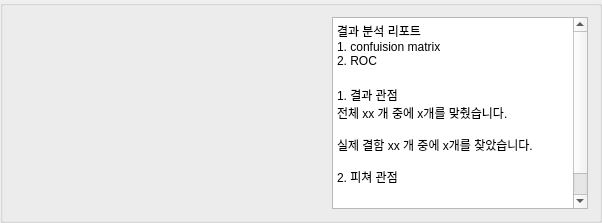
                 <widget class="QGroupBox" name="gb_train_result_ml">
                  <property name="sizePolicy">
                   <sizepolicy hsizetype="Expanding" vsizetype="Expanding">
                    <horstretch>0</horstretch>
                    <verstretch>0</verstretch>
                   </sizepolicy>
                  </property>
                  <property name="minimumSize">
                   <size>
                    <width>100</width>
                    <height>100</height>
                   </size>
                  </property>
                  <property name="maximumSize">
                   <size>
                    <width>16777215</width>
                    <height>16777215</height>
                   </size>
                  </property>
                  <property name="title">
                   <string/>
                  </property>
                  <layout class="QGridLayout" name="gridLayout_7">
                   <item row="0" column="1">
                    <widget class="QWidget" name="label_train_plot_val_ml_2" native="true">
                     <property name="sizePolicy">
                      <sizepolicy hsizetype="Expanding" vsizetype="Expanding">
                       <horstretch>0</horstretch>
                       <verstretch>0</verstretch>
                      </sizepolicy>
                     </property>
                     <property name="minimumSize">
                      <size>
                       <width>100</width>
                       <height>100</height>
                      </size>
                     </property>
                    </widget>
                   </item>
                   <item row="0" column="2">
                    <widget class="QWidget" name="widget_Featureimportance_ml_1" native="true">
                     <property name="sizePolicy">
                      <sizepolicy hsizetype="Expanding" vsizetype="Expanding">
                       <horstretch>0</horstretch>
                       <verstretch>0</verstretch>
                      </sizepolicy>
                     </property>
                     <property name="minimumSize">
                      <size>
                       <width>100</width>
                       <height>100</height>
                      </size>
                     </property>
                    </widget>
                   </item>
                   <item row="0" column="3">
                    <widget class="QTextEdit" name="text_train_report_1">
                     <property name="minimumSize">
                      <size>
                       <width>100</width>
                       <height>100</height>
                      </size>
                     </property>
                     <property name="font">
                      <font>
                       <family>Segoe UI</family>
                       <pointsize>12</pointsize>
                      </font>
                     </property>
                     <property name="readOnly">
                      <bool>true</bool>
                     </property>
                     <property name="html">
                      <string>&lt;!DOCTYPE HTML PUBLIC &quot;-//W3C//DTD HTML 4.0//EN&quot; &quot;http://www.w3.org/TR/REC-html40/strict.dtd&quot;&gt;
&lt;html&gt;&lt;head&gt;&lt;meta name=&quot;qrichtext&quot; content=&quot;1&quot; /&gt;&lt;style type=&quot;text/css&quot;&gt;
p, li { white-space: pre-wrap; }
&lt;/style&gt;&lt;/head&gt;&lt;body style=&quot; font-family:'Segoe UI','Malgun Gothic'; font-size:12pt; font-weight:400; font-style:normal;&quot;&gt;
&lt;p style=&quot; margin-top:0px; margin-bottom:0px; margin-left:0px; margin-right:0px; -qt-block-indent:0; text-indent:0px;&quot;&gt;&lt;span style=&quot; font-size:9pt;&quot;&gt;결과 분석 리포트&lt;/span&gt;&lt;/p&gt;
&lt;p style=&quot; margin-top:0px; margin-bottom:0px; margin-left:0px; margin-right:0px; -qt-block-indent:0; text-indent:0px;&quot;&gt;&lt;span style=&quot; font-size:9pt;&quot;&gt;1. confuision matrix&lt;/span&gt;&lt;/p&gt;
&lt;p style=&quot; margin-top:0px; margin-bottom:0px; margin-left:0px; margin-right:0px; -qt-block-indent:0; text-indent:0px;&quot;&gt;&lt;span style=&quot; font-size:9pt;&quot;&gt;2. ROC&lt;/span&gt;&lt;/p&gt;
&lt;p style=&quot; margin-top:0px; margin-bottom:0px; margin-left:0px; margin-right:0px; -qt-block-indent:0; text-indent:0px;&quot;&gt;&lt;span style=&quot; font-size:9pt;&quot;&gt;&lt;br /&gt;1. 결과 관점&lt;/span&gt;&lt;/p&gt;
&lt;p style=&quot; margin-top:0px; margin-bottom:0px; margin-left:0px; margin-right:0px; -qt-block-indent:0; text-indent:0px;&quot;&gt;&lt;span style=&quot; font-size:9pt;&quot;&gt;전체 xx 개 중에 x개를 맞췄습니다.&lt;/span&gt;&lt;/p&gt;
&lt;p style=&quot;-qt-paragraph-type:empty; margin-top:0px; margin-bottom:0px; margin-left:0px; margin-right:0px; -qt-block-indent:0; text-indent:0px; font-size:9pt;&quot;&gt;&lt;br /&gt;&lt;/p&gt;
&lt;p style=&quot; margin-top:0px; margin-bottom:0px; margin-left:0px; margin-right:0px; -qt-block-indent:0; text-indent:0px;&quot;&gt;&lt;span style=&quot; font-size:9pt;&quot;&gt;실제 결함 xx 개 중에 x개를 찾았습니다.&lt;/span&gt;&lt;/p&gt;
&lt;p style=&quot;-qt-paragraph-type:empty; margin-top:0px; margin-bottom:0px; margin-left:0px; margin-right:0px; -qt-block-indent:0; text-indent:0px; font-size:9pt;&quot;&gt;&lt;br /&gt;&lt;/p&gt;
&lt;p style=&quot; margin-top:0px; margin-bottom:0px; margin-left:0px; margin-right:0px; -qt-block-indent:0; text-indent:0px;&quot;&gt;&lt;span style=&quot; font-size:9pt;&quot;&gt;2. 피쳐 관점&lt;/span&gt;&lt;/p&gt;
&lt;p style=&quot;-qt-paragraph-type:empty; margin-top:0px; margin-bottom:0px; margin-left:0px; margin-right:0px; -qt-block-indent:0; text-indent:0px; font-size:9pt;&quot;&gt;&lt;br /&gt;&lt;/p&gt;
&lt;p style=&quot;-qt-paragraph-type:empty; margin-top:0px; margin-bottom:0px; margin-left:0px; margin-right:0px; -qt-block-indent:0; text-indent:0px; font-size:9pt;&quot;&gt;&lt;br /&gt;&lt;/p&gt;
&lt;p style=&quot; margin-top:0px; margin-bottom:0px; margin-left:0px; margin-right:0px; -qt-block-indent:0; text-indent:0px;&quot;&gt;&lt;span style=&quot; font-size:9pt;&quot;&gt;3. 추천 학습 파라미터 설정&lt;/span&gt;&lt;/p&gt;&lt;/body&gt;&lt;/html&gt;</string>
                     </property>
                     <property name="placeholderText">
                      <string>실험 로그</string>
                     </property>
                    </widget>
                   </item>
                   <item row="0" column="0">
                    <widget class="QWidget" name="label_train_plot_loss_ml_2" native="true">
                     <property name="sizePolicy">
                      <sizepolicy hsizetype="Expanding" vsizetype="Expanding">
                       <horstretch>0</horstretch>
                       <verstretch>0</verstretch>
                      </sizepolicy>
                     </property>
                     <property name="minimumSize">
                      <size>
                       <width>100</width>
                       <height>100</height>
                      </size>
                     </property>
                    </widget>
                   </item>
                  </layout>
                 </widget>
